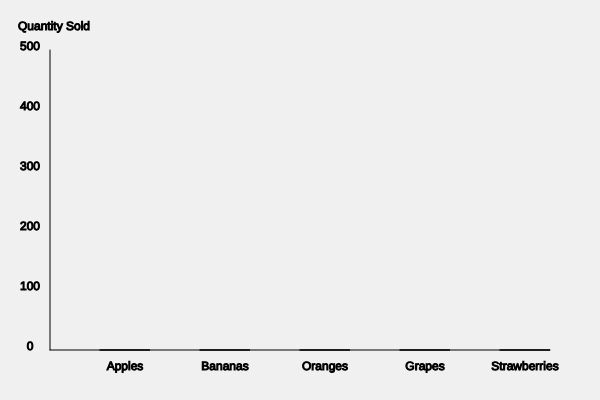
Frame 1 (no input)
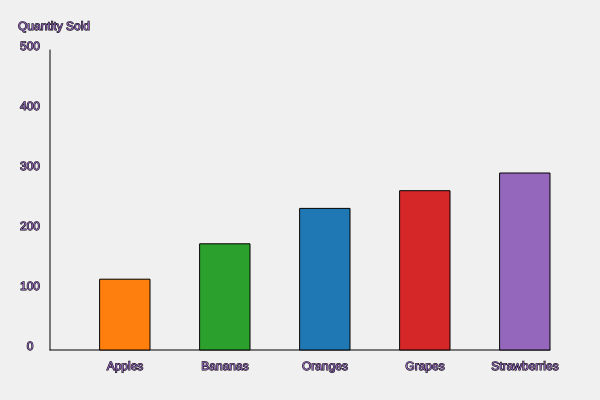
Frame 60 (no input)
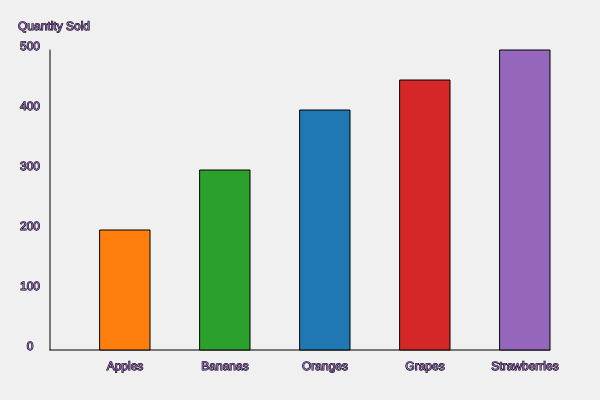
Frame 120 (the mouse pressed at the canvas centre since frame 60)

The p5.js sketch that drew these frames (run headless with seeded random() and noise() and a simulated clock; from frame 60 on, the mouse is pressed at the canvas centre):

// p5.js sketch
// ── sketch.js
let foodData = [
  { food: "Apples", sold: 200, color: '#ff7f0e' },
  { food: "Bananas", sold: 300, color: '#2ca02c' },
  { food: "Oranges", sold: 400, color: '#1f77b4' },
  { food: "Grapes", sold: 450, color: '#d62728' },
  { food: "Strawberries", sold: 500, color: '#9467bd' }
];

let maxSold = 500;
let barWidth = 50;
let animationProgress = 0;

function setup() {
  createCanvas(600, 400);
}

function draw() {
  background(240);
  drawAxes();
  drawBars();
  if (animationProgress < 1) {
    animationProgress += 0.01; // Adjust this value to control animation speed
  }
}

function drawAxes() {
  // Draw x-axis
  stroke(0);
  line(50, height - 50, width - 50, height - 50);
  textAlign(CENTER);
  textSize(12);
  for (let i = 0; i < foodData.length; i++) {
    let x = 100 + i * 100;
    text(foodData[i].food, x + barWidth / 2, height - 30);
  }

  // Draw y-axis
  line(50, height - 50, 50, 50);
  for (let i = 0; i <= maxSold; i += 100) {
    let y = map(i, 0, maxSold, height - 50, 50);
    text(i, 30, y);
  }
  textAlign(RIGHT);
  text('Quantity Sold', 90, 30);
}

function drawBars() {
  for (let i = 0; i < foodData.length; i++) {
    let x = 100 + i * 100;
    let barHeight = map(foodData[i].sold * animationProgress, 0, maxSold, 0, height - 100);
    fill(foodData[i].color);
    rect(x, height - 50 - barHeight, barWidth, barHeight);
  }
}
